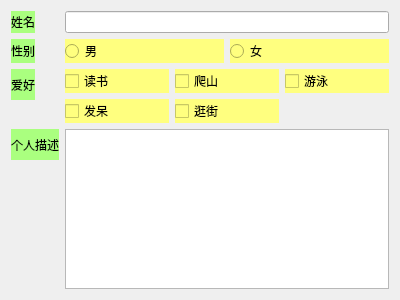
<?xml version="1.0" encoding="UTF-8"?>
<ui version="4.0">
 <class>Widget</class>
 <widget class="QWidget" name="Widget">
  <property name="geometry">
   <rect>
    <x>0</x>
    <y>0</y>
    <width>400</width>
    <height>300</height>
   </rect>
  </property>
  <property name="windowTitle">
   <string>Widget</string>
  </property>
  <layout class="QFormLayout" name="formLayout">
   <item row="0" column="0">
    <widget class="QLabel" name="labelName">
     <property name="styleSheet">
      <string notr="true">background-color: rgb(170, 255, 127);</string>
     </property>
     <property name="text">
      <string>姓名</string>
     </property>
    </widget>
   </item>
   <item row="0" column="1">
    <widget class="QLineEdit" name="lineEdit"/>
   </item>
   <item row="1" column="0">
    <widget class="QLabel" name="labelGender">
     <property name="styleSheet">
      <string notr="true">background-color: rgb(170, 255, 127);</string>
     </property>
     <property name="text">
      <string>性别</string>
     </property>
    </widget>
   </item>
   <item row="1" column="1">
    <layout class="QHBoxLayout" name="horizontalLayout">
     <item>
      <widget class="QRadioButton" name="radioButtonMan">
       <property name="styleSheet">
        <string notr="true">background-color: rgb(255, 255, 127);</string>
       </property>
       <property name="text">
        <string>男</string>
       </property>
      </widget>
     </item>
     <item>
      <widget class="QRadioButton" name="radioButtonWoman">
       <property name="styleSheet">
        <string notr="true">background-color: rgb(255, 255, 127);</string>
       </property>
       <property name="text">
        <string>女</string>
       </property>
      </widget>
     </item>
    </layout>
   </item>
   <item row="2" column="0">
    <widget class="QLabel" name="labelHobbies">
     <property name="styleSheet">
      <string notr="true">background-color: rgb(170, 255, 127);</string>
     </property>
     <property name="text">
      <string>爱好</string>
     </property>
    </widget>
   </item>
   <item row="2" column="1">
    <layout class="QGridLayout" name="gridLayout">
     <item row="0" column="1">
      <widget class="QCheckBox" name="checkBoxClimb">
       <property name="styleSheet">
        <string notr="true">background-color: rgb(255, 255, 127);</string>
       </property>
       <property name="text">
        <string>爬山</string>
       </property>
      </widget>
     </item>
     <item row="0" column="0">
      <widget class="QCheckBox" name="checkBoxRead">
       <property name="styleSheet">
        <string notr="true">background-color: rgb(255, 255, 127);</string>
       </property>
       <property name="text">
        <string>读书</string>
       </property>
      </widget>
     </item>
     <item row="0" column="2">
      <widget class="QCheckBox" name="checkBoxSwim">
       <property name="styleSheet">
        <string notr="true">background-color: rgb(255, 255, 127);</string>
       </property>
       <property name="text">
        <string>游泳</string>
       </property>
      </widget>
     </item>
     <item row="1" column="1">
      <widget class="QCheckBox" name="checkBoxShopping">
       <property name="styleSheet">
        <string notr="true">background-color: rgb(255, 255, 127);</string>
       </property>
       <property name="text">
        <string>逛街</string>
       </property>
      </widget>
     </item>
     <item row="1" column="0">
      <widget class="QCheckBox" name="checkBoxDaze">
       <property name="styleSheet">
        <string notr="true">background-color: rgb(255, 255, 127);</string>
       </property>
       <property name="text">
        <string>发呆</string>
       </property>
      </widget>
     </item>
    </layout>
   </item>
   <item row="3" column="0">
    <widget class="QLabel" name="labelDescription">
     <property name="styleSheet">
      <string notr="true">background-color: rgb(170, 255, 127);</string>
     </property>
     <property name="text">
      <string>个人描述</string>
     </property>
    </widget>
   </item>
   <item row="3" column="1">
    <widget class="QTextEdit" name="textEdit"/>
   </item>
  </layout>
 </widget>
 <layoutdefault spacing="6" margin="11"/>
 <resources/>
 <connections/>
</ui>
